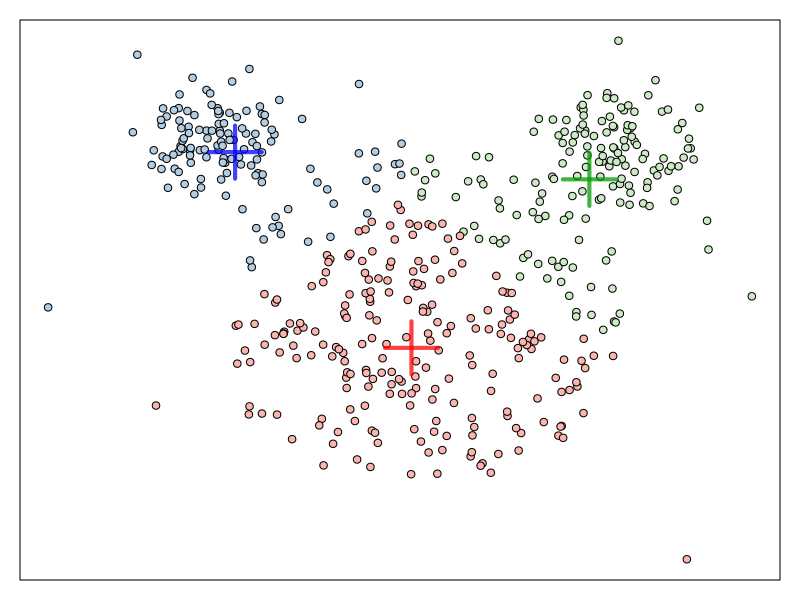
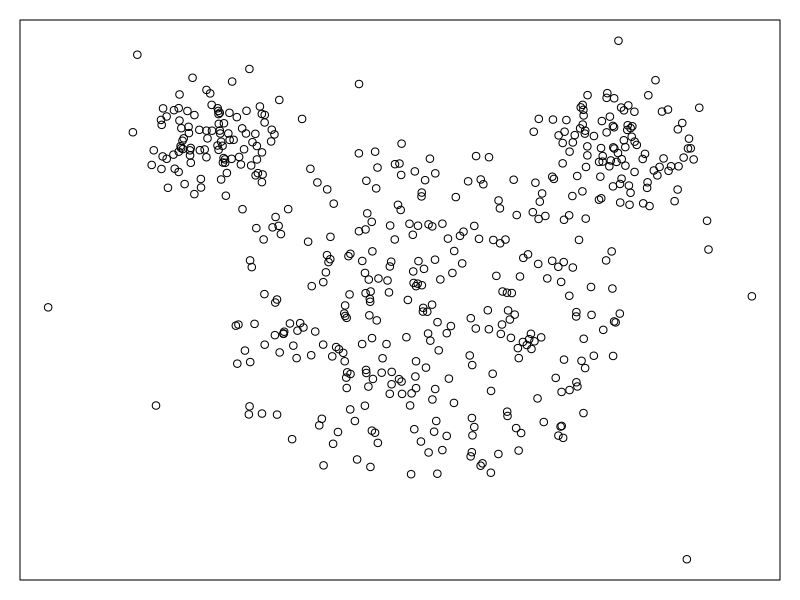

Here is the R script that generated these plots, in order:
setwd('~/slides/data')
mouse <- read.csv('mouse.csv', sep=' ', comment.char='#', header=F)
names(mouse) <- c('x', 'y', 'group')


res <- kmeans(mouse[,1:2], centers=3)

require(RColorBrewer)
pal <- brewer.pal(3, 'Pastel1')
pal2 <- c('firebrick', 'dodgerblue', 'forestgreen')

par(mar=c(1,1,1,1))
plot(mouse$x, mouse$y, bg=pal[res$cluster], pch=21, col='black', 
     xaxt='n', yaxt='n')
points(res$centers, col=c(rgb(1,0,0,0.75), rgb(0,0,1,0.75), rgb(0,0.6,0,0.75)), pch=3, cex=5, lwd=4)

plot(mouse$x, mouse$y, bg=pal[as.integer(mouse$group)], pch=21, col='black', 
     xaxt='n', yaxt='n')

require(mclust)

fit <- Mclust(mouse[,1:2])
